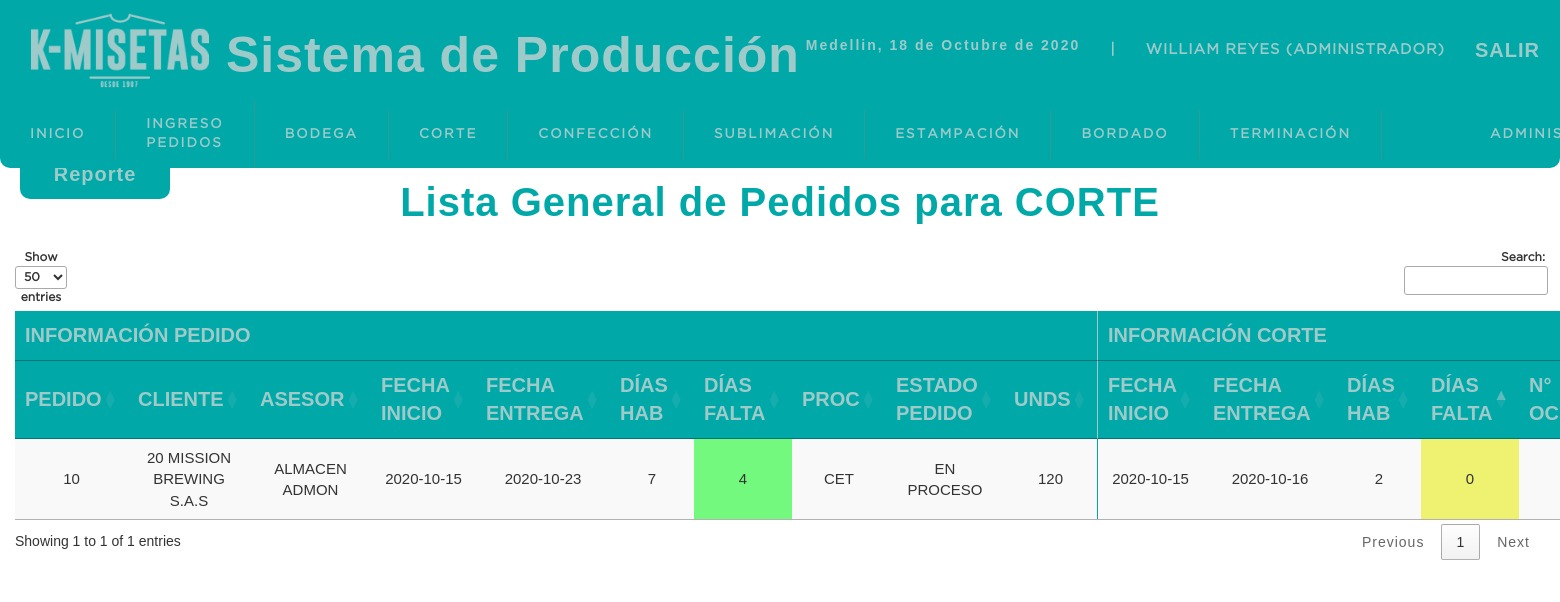
/sistema/listacortegeneral.php (signed in), run on the app's committed database.
### tables this page shows
CREATE TABLE `pedidos` (
  `idpedido` int(11) NOT NULL,
  `num_pedido` varchar(10) NOT NULL,
  `cliente` varchar(50) NOT NULL,
  `asesor` varchar(15) NOT NULL,
  `fecha_inicio` date NOT NULL,
  `fecha_fin` date NOT NULL,
  `dias_habiles` int(11) NOT NULL,
  `procesos` int(11) NOT NULL,
  `unds` int(11) NOT NULL,
  `fecha_ingreso` datetime NOT NULL DEFAULT CURRENT_TIMESTAMP,
  `usuario` int(11) NOT NULL,
  `area_inicio` varchar(13) NOT NULL DEFAULT '0',
  `estado` int(11) NOT NULL DEFAULT '0'
);

CREATE TABLE `procesos` (
  `idproceso` int(11) NOT NULL,
  `siglas` varchar(5) NOT NULL,
  `1` varchar(13) NOT NULL,
  `2` varchar(13) NOT NULL,
  `3` varchar(13) NOT NULL,
  `4` varchar(13) NOT NULL,
  `5` varchar(13) NOT NULL,
  `6` varchar(13) NOT NULL,
  `tiempo1` decimal(10,2) NOT NULL,
  `tiempo2` decimal(10,2) NOT NULL,
  `tiempo3` decimal(10,2) DEFAULT NULL,
  `tiempo4` decimal(10,2) DEFAULT NULL,
  `tiempo5` decimal(10,2) DEFAULT NULL,
  `tiempo6` decimal(10,2) DEFAULT NULL,
  `dias_habiles` int(11) NOT NULL
);

CREATE TABLE `estado` (
  `id_estado` int(11) NOT NULL,
  `estado` varchar(15) NOT NULL
);

CREATE TABLE `corte` (
  `idcorte` int(11) NOT NULL,
  `pedido` int(11) NOT NULL,
  `iniciofecha` date NOT NULL,
  `finfecha` date NOT NULL,
  `dias` int(11) NOT NULL,
  `inicioprocesofecha` date NOT NULL,
  `finprocesofecha` int(11) NOT NULL,
  `obs_corte` varchar(2000) NOT NULL,
  `oc` varchar(10) DEFAULT NULL,
  `parcial` int(11) DEFAULT '0',
  `estado` int(11) NOT NULL DEFAULT '0',
  `usuario` int(11) DEFAULT NULL
);

### sistema/listacortegeneral.php (the view, shortened to what this page needs)
<?php
include "../conexion.php";
?>
<!DOCTYPE html>
<html lang="es">
<head>
    <?php include "includes/scripts.php"?>
</head>
<body>
<?php
include "includes/header.php"?>
<section id="container">
<a href="reporte_corte.php" class="btn_new" style="position:fixed ; top:150px; left: 0px;">Reporte</a>
<center><div style="width:100%">
<h1>Lista General de Pedidos para CORTE</h1>
        <table id="tabla" class="display" >
         <thead>
            <tr class="titulo">
                <th style="border-right: 1px solid #9ecaca"colspan="10">Información Pedido</th>
                <th colspan="10"> Información corte</th>
            </tr>
             <tr class="titulo">
                <th>Pedido</th>
                <th>Cliente</th>
                <th>Asesor</th>
                <th>Fecha Inicio  </th>
                <th>Fecha Entrega</th>
                <th>Días Hab</th>
                <th>Días Falta</th>
                <th>Proc</th>
                <th>Estado Pedido</th>
                <th style="border-right: 1px solid #9ecaca">Unds</th>
                <th>Fecha Inicio  </th>
                <th>Fecha Entrega</th>
                <th>Días Hab</th>
                <th>Días Falta</th>
                <th> N° OC</th>
            </tr>
        </thead>
        <tbody>
            <?php
            function number_of_working_days($from, $to) {
                $workingDays = [1, 2, 3, 4, 5];
                $holidayDays = ['', '*', ''];
                $from = new DateTime($from);
                $to = new DateTime($to);
                $to->modify('+1 day');
                $interval = new DateInterval('P1D');
                $periods = new DatePeriod($from, $interval, $to);
                $days = 0;
                foreach ($periods as $period) {
                    if (!in_array($period->format('N'), $workingDays)) continue;
                    $days++;
                }
                return $days;
            }
            $query=mysqli_query($conexion, "SELECT pe.num_pedido, pe.cliente, pe.asesor, pe.fecha_inicio as 'iniciopedido',
            pe.fecha_fin as 'finpedido', pe.dias_habiles as 'diaspedido', pe.unds, pe.fecha_ingreso, pe.usuario,
            co.idcorte, co.iniciofecha as 'iniciocorte', co.finfecha as 'fincorte', co.dias as 'diascorte', co.oc,
            co.inicioprocesofecha, co.finprocesofecha, co.parcial, us.usuario, co.obs_corte, pr.siglas, es.estado, est.estado as 'estadopedido'
            FROM pedidos pe
            INNER JOIN procesos pr ON pe.procesos=pr.idproceso
            INNER JOIN corte co ON pe.idpedido=co.pedido
            INNER JOIN usuario us on pe.usuario=us.idusuario
            INNER JOIN estado es ON co.estado=es.id_estado
            INNER JOIN estado est ON pe.estado=est.id_estado
            WHERE co.estado<=2");
            $result=mysqli_num_rows($query);
            if ($result>0){
                while($data=mysqli_fetch_array($query)){
                    $unds=$data['unds'];
                    $parcial=$data['parcial'];
                    $falta=$unds-$parcial;
                    $hoy=date('Y-m-d');
                    $diapedido=$data['finpedido'];
                    $diacorte=$data['fincorte'];
                    $estadopedido=$data['estadopedido'];
                    $diafaltapedido=  number_of_working_days($hoy, $diapedido)-1;
                    $diafaltacorte=  number_of_working_days($hoy, $diacorte)-1;
                    if($diafaltacorte<0){
                        $diafaltacorte=  -(number_of_working_days($diacorte, $hoy)-1);
                    }
                    echo "
                    <tr>
                    <td>".$data['num_pedido']."</td>
                    <td>".$data['cliente']."</td>
                    <td>".$data['asesor']."</td>
                    <td>".$data['iniciopedido']."</td>
                    <td>".$data['finpedido']."</td>
                    <td>".$data['diaspedido']."</td>";
                    if($diafaltapedido>3){
                       echo "<td class=\"greentable\">".$diafaltapedido."</td>";
                    }elseif($diafaltapedido>=0){
                        echo "<td class=\"yellowtable\">".$diafaltapedido."</td>";
                    }else{
                        echo "<td class=\"redtable\">".$diafaltapedido."</td>";
                    }
                   echo " <td>".$data['siglas']."</td>
                    <td>".$estadopedido."</td>
                    <td style=\"border-right: 1px solid #00a8a8\">".$unds."</td>
                    <td>".$data['iniciocorte']."</td>
                    <td>".$data['fincorte']."</td>
                    <td>".$data['diascorte']."</td>";
                    if($diafaltacorte>3){
                        echo "<td class=\"greentable\">".$diafaltacorte."</td>";
                     }elseif($diafaltacorte>=0){
                         echo "<td class=\"yellowtable\">".$diafaltacorte."</td>";
                     }else{
                         echo "<td class=\"redtable\">".$diafaltacorte."</td>";
                     }
                    echo "<td>".$data['oc']."</td>
                    <td>".$parcial."</td>
                    <td>".$falta."</td>
                    <td>".$data['obs_corte']."</td>
                    <td>".$data['estado']."</td>
                    <td><div>
                    <a title=\"Editar\"class=\"link_edit\"href=\"editar_corte.php?id=".$data['idcorte']."\"><span class=\"glyphicon glyphicon-pencil\" aria-hidden=\"true\"></span></a>
                    <a title=\"Finalizar\"class=\"link_edit\"href=\"finalizar_corte.php?id=".$data['idcorte']."\"><span class=\"glyphicon glyphicon-ok\" aria-hidden=\"true\"></span></a>
                    <a title=\"Anular\"class=\"link_delete\"href=\"anular_corte.php?id=".$data['idcorte']."\"><span class=\"glyphicon glyphicon-trash\" aria-hidden=\"true\"></span></a>
                    </div>
                    </td>
                    </tr>                    ";
                }
            }
            ?>
         </tbody>
        </table>
</div></center>
</body>
</html>

### sistema/css/styleee.css (style rules this page uses)
* { margin: 0; padding: 0; box-sizing: border-box; font-family: 'arial'; }
body { background-color: #ffffff !important; }
h1, h2, h3, h4, h5, h6 { font-family: 'arial'; font-weight: bold; letter-spacing: 1px; }
h1 { font-size: 30px; font-weight: bold; }
a { text-decoration: none; font-family: arial; letter-spacing: 1px; }
#container { padding: 160px 15px 15px; background-color: #ffffff; width: 100%; }
#container h1 { font-size: 40px; display: inline-block; color: #00a8a8; text-align: center; font-weight: bold; }
.titulo { padding: 0px; text-align: center; background-color: #00a8a8; color: #9ecaca; font-size: 20px; border-top: 1px solid #9ecaca3d; text-transform: uppercase; }
.titulo th { text-align: center; }
tr { height: 20px; padding: 0px; }
.yellowtable { background-color: #fbff0088 !important; padding: 0px; }
.greentable { background-color: #00ff1588 !important; padding: 0px; }
.btn_new { display: inline-block; position: absolute; left: 15px; top: 190px; font-size: 20px; background-color: #00a8a8; color: #9ecaca; padding: 10px; font-weight: bold; text-decoration: none; border-radius: 10px; margin: auto 20px; width: 150px; text-align: center; }
table { font-size: 15px; }
table td { padding: 0px; font-size: 15px; text-transform: uppercase; text-align: center; border-top: 1px solid #00a8a854; }

### sistema/css/imprimir.css (style rules this page uses)
.titulo { padding: 0px; text-align: center !important; background-color: #00a8a8 !important; color: #9ecaca !important; font-size: 15px !important; border-top: 1px solid #9ecaca3d !important; text-transform: uppercase !important; }
.titulo th { text-align: center !important; font-size: 10px !important; }
tr { padding: 0px; height:20px; }
.yellowtable { background-color: #fbff0088 !important; font-size: 10px !important; padding: 0px; }
.greentable { background-color: #00ff1588 !important; font-size: 10px !important; padding: 0px; }
a, input { display: none !important; }
h1 { font-size:50px !important; font-weight:bold !important; color: #00a8a8 !important; }

### data on the page
pedidos: num_pedido "10", cliente "20 MISSION BREWING S.A.S", asesor "ALMACEN ADMON", fecha_inicio "2020-10-15", fecha_fin "2020-10-23", dias_habiles "7", fecha_fin "4", procesos.siglas "CET", estado.estado "EN PROCESO", unds "120", corte.iniciofecha "2020-10-15", corte.finfecha "2020-10-16", corte.dias "2", corte.finfecha "0"

### other printed values
fechaC() "18 de Octubre de 2020"
$_SESSION['nombre'] "WILLIAM REYES"
$_SESSION['rol'] "ADMINISTRADOR"
